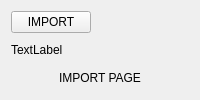
                     <widget class="QWidget" name="import_page">
                      <layout class="QVBoxLayout" name="verticalLayout_20">
                       <item>
                        <widget class="QPushButton" name="chooseBtn">
                         <property name="sizePolicy">
                          <sizepolicy hsizetype="Fixed" vsizetype="Fixed">
                           <horstretch>0</horstretch>
                           <verstretch>0</verstretch>
                          </sizepolicy>
                         </property>
                         <property name="text">
                          <string>IMPORT</string>
                         </property>
                        </widget>
                       </item>
                       <item>
                        <widget class="QLabel" name="importStatus">
                         <property name="text">
                          <string>TextLabel</string>
                         </property>
                        </widget>
                       </item>
                       <item>
                        <widget class="QLabel" name="IMPORTPAGE">
                         <property name="styleSheet">
                          <string notr="true"/>
                         </property>
                         <property name="text">
                          <string>IMPORT PAGE</string>
                         </property>
                         <property name="alignment">
                          <set>Qt::AlignmentFlag::AlignCenter</set>
                         </property>
                        </widget>
                       </item>
                      </layout>
                     </widget>
